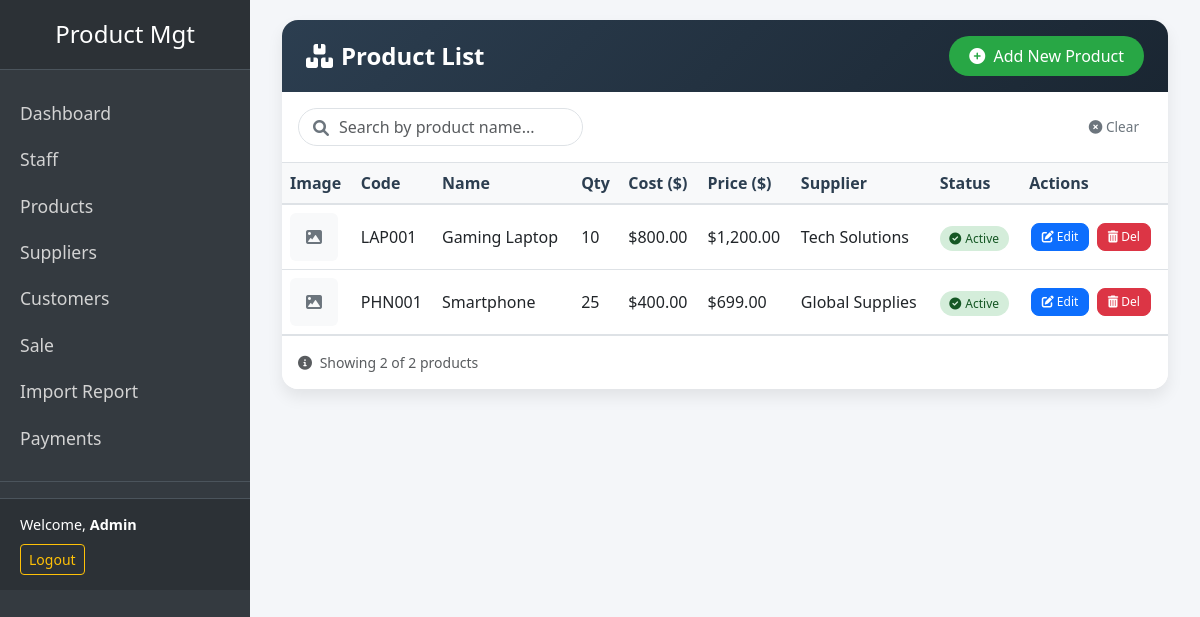
Page /product (signed in) on the committed database.
### tables this page shows
CREATE TABLE tbProducts (
    ProID INT AUTO_INCREMENT PRIMARY KEY,
    ProCode VARCHAR(50) NOT NULL UNIQUE,
    ProName VARCHAR(100) NOT NULL,
    Qty INT DEFAULT 0,
    UPIS DECIMAL(10,2),
    SUP DECIMAL(10,2),
    Status BOOLEAN DEFAULT 1,
    supID INT,
    ProductImage VARCHAR(255),
    FOREIGN KEY (supID) REFERENCES tbSuppliers(supID) ON DELETE SET NULL
);

CREATE TABLE tbSuppliers (
    supID INT AUTO_INCREMENT PRIMARY KEY,
    Supplier VARCHAR(100) NOT NULL,
    SupAdd VARCHAR(255),
    SupCon VARCHAR(50),
    Status BOOLEAN DEFAULT 1
);

### app/controllers/Controller.php (called while the page is built, shortened)
<?php
class Controller {
    protected function view($view, $data = []) {
        extract($data);
        include __DIR__ . "/../views/layout.php";
    }
}

### app/controllers/ProductController.php (called while the page is built, shortened)
<?php
require_once 'Controller.php';
require_once '../app/models/Product.php';
class ProductController extends Controller {
    private $productModel;
    public function __construct() {
        $this->productModel = new Product();
    }
    public function index() {
        $products = $this->productModel->getAll();
        $this->view('products/index', ['products' => $products]);
    }
}

### public/index.php (called while the page is built, shortened)
<?php
require_once __DIR__ . '/../app/routes/web.php';

### app/models/Model.php (called while the page is built, shortened)
<?php
class Model {
    public function __construct() {
        global $pdo;
        $this->pdo = $pdo;
    }
}

### app/models/Product.php (called while the page is built, shortened)
<?php
require_once 'Model.php';
class Product extends Model {
    public function getAll() {
        $stmt = $this->pdo->query("
            SELECT p.*, s.Supplier
            FROM tbProducts p
            LEFT JOIN tbSuppliers s ON p.supID = s.supID
            ORDER BY p.ProName
        ");
        return $stmt->fetchAll(PDO::FETCH_ASSOC);
    }
}

### app/views/products/index.php (the view, shortened to what this page needs)
<!DOCTYPE html>
<html lang="en">
<head>
    <link href="https://cdn.jsdelivr.net/npm/bootstrap@5.3.0/dist/css/bootstrap.min.css" rel="stylesheet">
    <link rel="stylesheet" href="https://cdnjs.cloudflare.com/ajax/libs/font-awesome/6.0.0-beta3/css/all.min.css">
</head>
<body>
<div class="container-fluid ">
    <div class="product-card card">
        <div class="card-header d-flex justify-content-between align-items-center flex-wrap">
            <h2><i class="fas fa-boxes me-2"></i>Product List</h2>
            <a href="<?= BASE_URL ?>product/add" class="btn btn-add text-white">
                <i class="fas fa-plus-circle me-1"></i> Add New Product
            </a>
        </div>
        <div class="card-body p-0">
            <div class="d-flex justify-content-between align-items-center flex-wrap p-3 border-bottom bg-white">
                <div class="search-box">
                    <i class="fas fa-search"></i>
                    <input type="text" id="searchProduct" class="form-control" placeholder="Search by product name...">
                </div>
                <div class="mt-2 mt-sm-0">
                    <button class="btn btn-link text-decoration-none text-secondary" id="clearSearch" style="font-size:0.85rem;">
                        <i class="fas fa-times-circle"></i> Clear
                    </button>
                </div>
            </div>
            <div class="table-responsive">
                <table class="table table-hover align-middle mb-0" id="productTable">
                    <thead>
                        <tr>
                            <th>Image</th>
                            <th>Code</th>
                            <th>Name</th>
                            <th>Qty</th>
                            <th>Cost ($)</th>
                            <th>Price ($)</th>
                            <th>Supplier</th>
                            <th>Status</th>
                            <th>Actions</th>
                        </tr>
                    </thead>
                    <tbody>
                        <?php if (!empty($products)): ?>
                            <?php foreach ($products as $p): ?>
                                <tr data-product-name="<?= strtolower(htmlspecialchars($p['ProName'])) ?>">
                                    <td>
                                        <?php if (!empty($p['ProductImage']) && file_exists('assets/uploads/' . $p['ProductImage'])): ?>
                                            <img src="assets/uploads/<?= htmlspecialchars($p['ProductImage']) ?>" alt="Product" class="product-img">
                                        <?php else: ?>
                                            <div class="bg-light d-inline-flex align-items-center justify-content-center rounded" style="width:48px;height:48px;">
                                                <i class="fas fa-image text-secondary"></i>
                                            </div>
                                        <?php endif; ?>
                                    </td>
                                    <td class="fw-medium"><?= htmlspecialchars($p['ProCode']) ?></td>
                                    <td class="product-name"><?= htmlspecialchars($p['ProName']) ?></td>
                                    <td><?= number_format($p['Qty']) ?></td>
                                    <td>$<?= number_format($p['UPIS'], 2) ?></td>
                                    <td>$<?= number_format($p['SUP'], 2) ?></td>
                                    <td><?= htmlspecialchars($p['Supplier'] ?? '—') ?></td>
                                    <td>
                                        <?php if ($p['Status']): ?>
                                            <span class="badge-status badge-active"><i class="fas fa-check-circle me-1"></i>Active</span>
                                        <?php else: ?>
                                            <span class="badge-status badge-inactive"><i class="fas fa-ban me-1"></i>Inactive</span>
                                        <?php endif; ?>
                                    </td>
                                    <td>
                                        <a href="<?= BASE_URL ?>product/edit/<?= $p['ProID'] ?>" class="btn btn-sm btn-primary action-btn">
                                            <i class="fas fa-edit"></i> Edit
                                        </a>
                                        <a href="<?= BASE_URL ?>product/delete/<?= $p['ProID'] ?>" class="btn btn-sm btn-danger action-btn" onclick="return confirm('Delete this product permanently?')">
                                            <i class="fas fa-trash-alt"></i> Del
                                        </a>
                                    </td>
                                </tr>
                            <?php endforeach; ?>
                        <?php endif; ?>
                    </tbody>
                </table>
            </div>
            <div class="bg-white p-3 border-top text-muted small">
                <i class="fas fa-info-circle me-1"></i> Showing <span id="visibleRows">0</span> of <?= count($products) ?> products
            </div>
        </div>
    </div>
</div>
</body>
</html>

### app/routes/web.php (shortened to what this page needs)
<?php
$url = isset($_GET['url']) ? rtrim($_GET['url'], '/') : '';
$urlParts = explode('/', $url);
$controllerName = !empty($urlParts[0]) ? ucfirst($urlParts[0]) . 'Controller' : 'ProductController';
$methodName = !empty($urlParts[1]) ? $urlParts[1] : 'index';
$param = $urlParts[2] ?? null;
$controllerFile = "../app/controllers/" . $controllerName . ".php";
if (file_exists($controllerFile)) {
    $controller = new $controllerName();
    if (method_exists($controller, $methodName)) {
        $controller->$methodName($param);
    } else {
        die("Method $methodName not found in $controllerName");
    }
} else {
    die("Controller $controllerName not found at $controllerFile");
}

### app/views/layout.php (shortened to what this page needs)
<!DOCTYPE html>
<html lang="en">
<head>
    <link href="https://cdn.jsdelivr.net/npm/bootstrap@5.3.0/dist/css/bootstrap.min.css" rel="stylesheet">
</head>
<body class="<?= isset($hideSidebar) && $hideSidebar ? 'no-sidebar' : '' ?>">
    <div class="wrapper">
        <?php if (!isset($hideSidebar) || !$hideSidebar): ?>
            <nav id="sidebar">
                <div class="sidebar-header">
                    <h3>Product Mgt</h3>
                </div>
                <ul class="list-unstyled components">
                    <li><a href="<?= BASE_URL ?>dashboard">Dashboard</a></li>
                    <li><a href="<?= BASE_URL ?>staff">Staff</a></li>
                    <li><a href="<?= BASE_URL ?>product">Products</a></li>
                    <li><a href="<?= BASE_URL ?>supplier">Suppliers</a></li>
                    <li><a href="<?= BASE_URL ?>customer">Customers</a></li>
                    <li><a href="<?= BASE_URL ?>order">Sale</a></li>
                    <li><a href="<?= BASE_URL ?>import">Import Report</a></li>
                    <li><a href="<?= BASE_URL ?>payment">Payments</a></li>
                </ul>
                <div class="user-info">
                    <div>Welcome, <strong><?= htmlspecialchars($_SESSION['user_name'] ?? 'Guest') ?></strong></div>
                    <a href="<?= BASE_URL ?>auth/logout" class="btn btn-sm btn-outline-warning mt-2">Logout</a>
                </div>
            </nav>
        <?php endif; ?>
        <div id="content">
            <?php include $viewFile; ?>
        </div>
    </div>
</body>
</html>

### app/views/layout.php (style rules this page uses)
body { background: #f4f6f9; }
.wrapper { display: flex; width: 100%; align-items: stretch; }
#sidebar { min-width: 250px; max-width: 250px; background: #343a40; color: #fff; transition: all 0.3s; height: 100vh; position: sticky; top: 0; }
#sidebar .sidebar-header { padding: 20px; background: #2c3136; text-align: center; border-bottom: 1px solid #4b545c; }
#sidebar .sidebar-header h3 { color: #fff; margin: 0; font-size: 1.5rem; }
#sidebar ul.components { padding: 20px 0; border-bottom: 1px solid #4b545c; }
#sidebar ul li a { padding: 10px 20px; font-size: 1.1em; display: block; color: #d3d3d3; text-decoration: none; }
#sidebar .user-info { padding: 15px 20px; background: #2c3136; font-size: 0.9em; border-top: 1px solid #4b545c; }
#sidebar .user-info a { color: #ffc107; text-decoration: none; }
#content { width: 100%; padding: 20px; min-height: 100vh; transition: all 0.3s; }

### app/views/products/index.php (style rules this page uses)
body { background: #f4f6f9; }
.product-card { border: none; border-radius: 1rem; box-shadow: 0 0.5rem 1rem rgba(0,0,0,0.08); overflow: hidden; }
.card-header { background: linear-gradient(135deg, #2c3e50, #1a2632); color: white; padding: 1rem 1.5rem; border-bottom: none; }
.card-header h2 { font-size: 1.5rem; font-weight: 600; margin: 0; }
.btn-add { background: #28a745; border: none; border-radius: 2rem; padding: 0.5rem 1.25rem; font-weight: 500; transition: all 0.2s; }
.search-box { position: relative; max-width: 320px; }
.search-box i { position: absolute; left: 15px; top: 12px; color: #6c757d; }
.search-box input { padding-left: 40px; border-radius: 2rem; border: 1px solid #dee2e6; background: white; }
.table thead th { background-color: #f8f9fa; border-bottom: 2px solid #dee2e6; font-weight: 600; color: #2c3e50; }
.table tbody tr { transition: background 0.15s; }
.badge-status { padding: 0.35em 0.8em; border-radius: 2rem; font-weight: 500; font-size: 0.75rem; }
.badge-active { background: #d4edda; color: #155724; }
.action-btn { border-radius: 0.5rem; padding: 0.25rem 0.6rem; font-size: 0.75rem; margin: 0 2px; }

### rows in the picture
tbproducts: ProCode "LAP001", ProName "Gaming Laptop", Qty "10", UPIS "800.00", SUP "1,200.00", supID.Supplier "Tech Solutions", Status 1 (drawn)
tbproducts: ProCode "PHN001", ProName "Smartphone", Qty "25", UPIS "400.00", SUP "699.00", supID.Supplier "Global Supplies", Status 1 (drawn)

### other values in the picture
$_SESSION['user_name'] "Admin"
count($products) "2"
